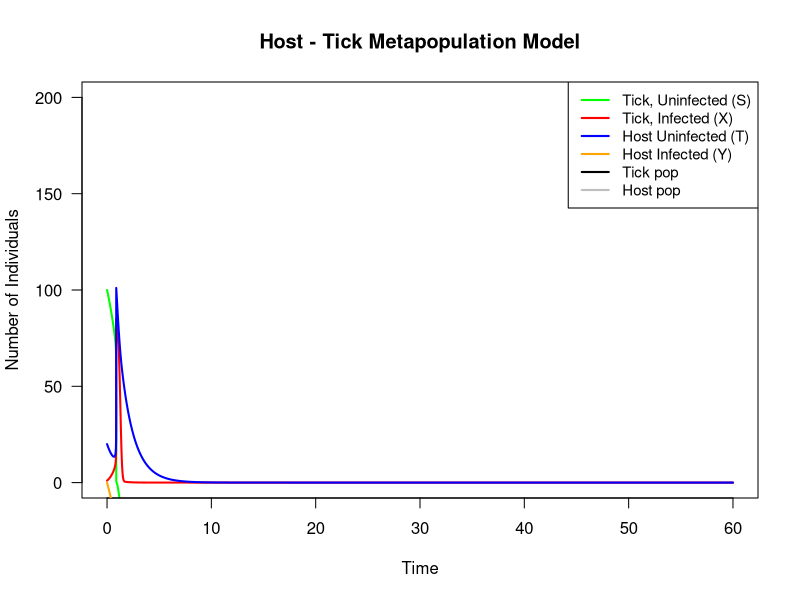
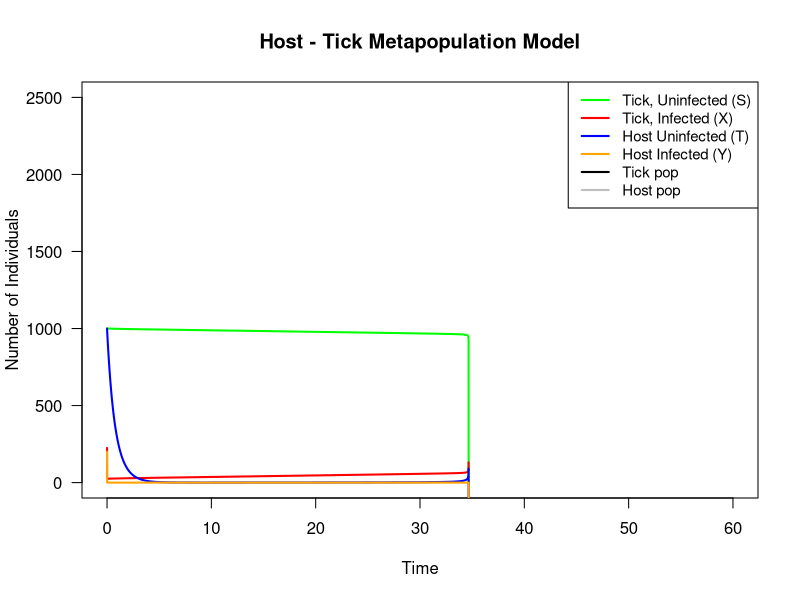
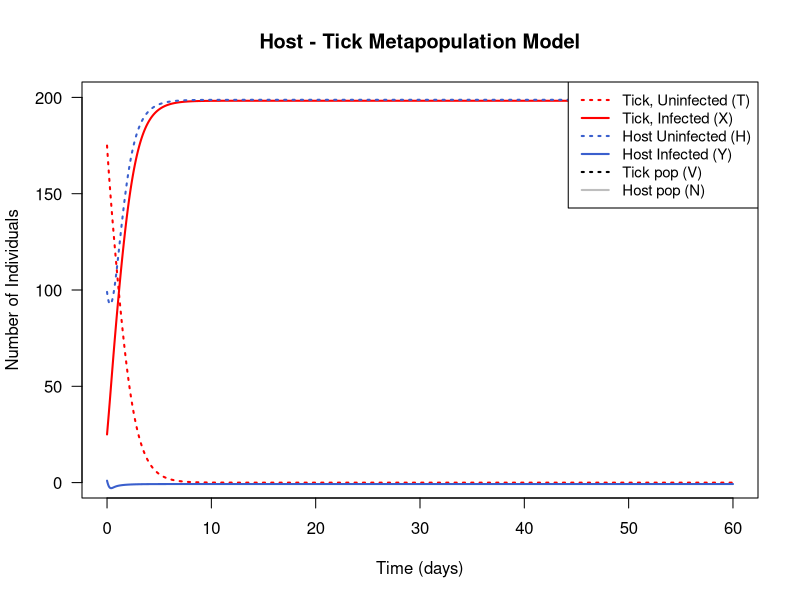
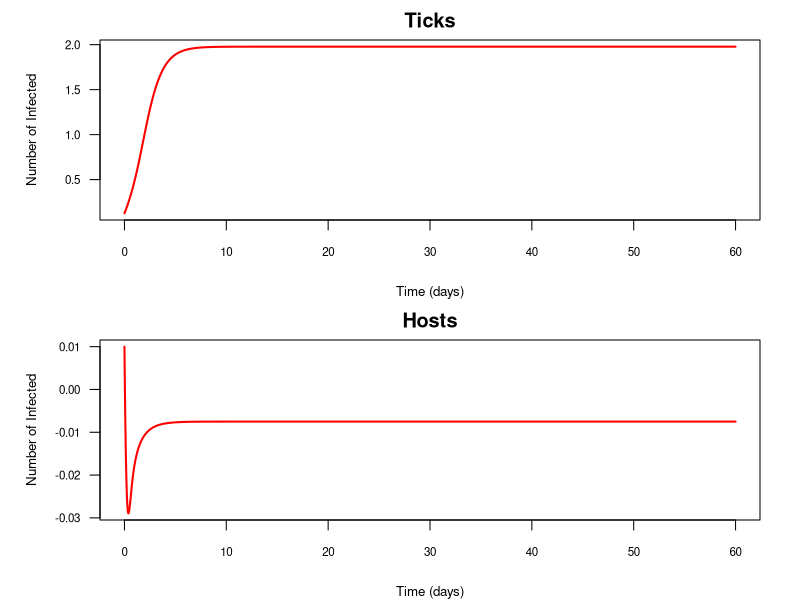
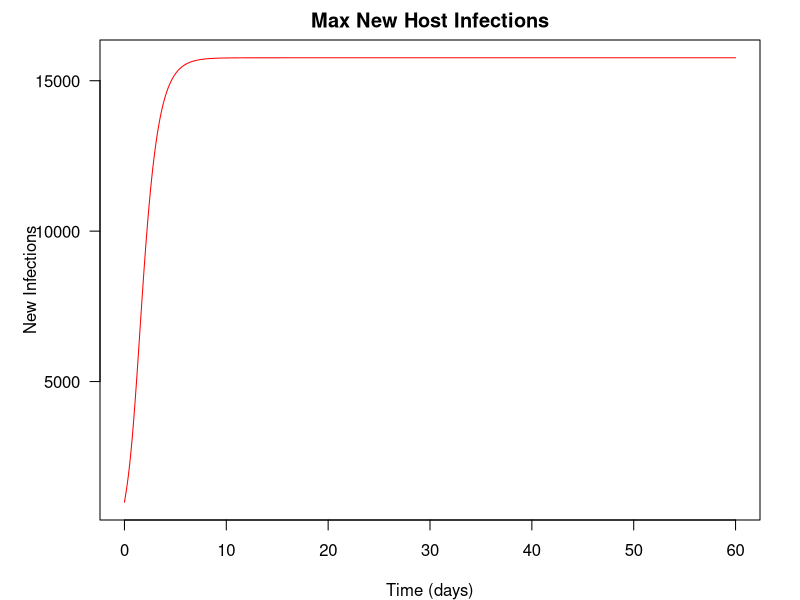

These figures' R source, in order: (Note: this script raises an error after producing the figures.)
## ---- chunk 1
knitr::opts_chunk$set(echo = TRUE)
## ---- chunk 2
library(deSolve)

host.tick <- function(t, x, params) {
  S = x[1]
  X = x[2]
  
  T = x[3]
  Y = x[4]
  
  V = x[5] # total tick pop
  N = x[6] # total host pop
  
  beta = params[1]
  beta_hat = params[2]
  K = params[3]
  M = params[4]
  b = params[5]
  b_hat = params[6]
  A_hat = params[7]
  A = params[8]
  v = params[9]
  
  dSdt = (beta_hat*V) - (beta_hat*((S*V)/(M*N))) - (A*((S*Y)/N)) - (b_hat*S)
  dXdt = (A*((S*Y)/N)) - (beta_hat*((X*V)/M*N)) - (b_hat*X)
  
  dTdt = (beta*N) - (beta*((T*N)/K)) - (A_hat*((T*X)/N)) - (b*T) + (v*Y)
  dYdt = (A_hat*((T*X)/N)) - (beta*((Y*N)/K)) - ((b + v)*Y)
  
  dVdt = (dSdt + dXdt)
  dNdt = (dTdt + dYdt)
  
  return(list(c(dSdt, dXdt, dTdt, dYdt, dVdt, dNdt)))
}
# tick
#V = S + X
S0 = 100 # susceptible tick
X0 = 1 # infected tick
V = 101 # tick pop v = s + x


# host
T0 = 20 # susceptible host
Y0 = 0 # infected host
N = 20 # host pop n = t + y

initial_values = c(S = S0, X = X0, V = V,
                   T = T0, Y = Y0, N = N)


# decent params, .2, .9, 300, 3000, .01, .01, .2, .7, .9
# .2, .75, 1200, 100, .01, .001, .005, .05, .51 for 1000, 125 and 1000 114
  beta = .02 # growth rate host
  beta_hat = 1 # growth rate ticks
  K = 25 # carrying capacity for hosts per m^2
  M = 100 # max number of ticks per host # OG 200
  b = 0.2 # natural mortality host
  b_hat = 0.2 # natural mortality ticks # OG .01 
  A_hat = 0.08 # transmission rate from ticks to hosts #OG .02
  A = 0.05 # transmission rate from host to ticks # OG .07
  v = .6 # host recovery rate
  
parameters = c(beta, beta_hat, K, M, b, b_hat, A_hat, A, v)

times = seq(0, 60, length.out = 10000)

results = lsoda(initial_values, times, host.tick, parameters)
head(results)

Scol = 'green'
Xcol = 'red'
Tcol = 'blue'
Ycol = 'orange'

plot(x = results[, "time"], y = results[, "S"], type = 'l', col=Scol, las = 1, lwd=2, xlab = 'Time', ylab = 'Number of Individuals', ylim = c(0,200),
     xlim = c(0,60),main = "Host - Tick Metapopulation Model")
lines(x = results[, "time"], y = results[, "X"], col = Xcol, lwd = 2)
lines(x = results[, "time"], y = results[, "T"], col = Tcol, lwd = 2)
lines(x = results[, "time"], y = results[, "Y"], col = Ycol, lwd = 2)
#lines(x = results[, "time"], y = results[, "V"], col = 'black', lwd = 2)
#lines(x = results[, "time"], y = results[, "N"], col = 'grey', lwd = 2)
legend('topright', legend = c('Tick, Uninfected (S)', 'Tick, Infected (X)', 'Host Uninfected (T)', 'Host Infected (Y)','Tick pop', 'Host pop'), col = c(Scol, Xcol, Tcol, Ycol, 'black', 'grey'),
       lwd = 2,cex = 0.9)


## ---- chunk 3
library(deSolve)

host.tick <- function(t, x, params) {
  S = x[1]
  X = x[2]
  
  T = x[3]
  Y = x[4]
  
  V = x[5] # total tick pop
  N = x[6] # total host pop
  
  beta = params[1]
  beta_hat = params[2]
  K = params[3]
  M = params[4]
  b = params[5]
  b_hat = params[6]
  A_hat = params[7]
  A = params[8]
  v = params[9]
  
  dSdt = (beta_hat*V) - ((beta_hat*S*V)/(M*N)) - ((A*S*Y)/N) - (b_hat*S)
  dXdt = (A*((S*Y)/N)) - ((beta_hat*X*V)/M*N) - (b_hat*X)
  
  dTdt = (beta*N) - ((beta*T*N)/K) - ((A_hat*T*X)/N) - (b*T) + (v*Y)
  dYdt = ((A_hat*T*X)/N) - ((beta*Y*N)/K) - ((b + v)*Y)
  
  dVdt = (dSdt + dXdt)
  dNdt = (dTdt + dYdt)
  
  return(list(c(dSdt, dXdt, dTdt, dYdt, dVdt, dNdt)))
}
# tick
#V = S + X
S0 = 1000 # susceptible tick
X0 = 225 # infected tick
V = 1225 # tick pop v = s + x


# host
T0 = 1000 # susceptible host
Y0 = 200 # infected host
N = 1200 # host pop n = t + y

initial_values = c(S = S0, X = X0, V = V,
                   T = T0, Y = Y0, N = N)


# decent params, .2, .9, 300, 3000, .01, .01, .2, .7, .9
# .2, .75, 1200, 100, .01, .001, .005, .05, .51 for 1000, 125 and 1000 114
  beta = .42 # growth rate host
  beta_hat = .95 # growth rate ticks
  K = 1200 # carrying capacity for hosts per m^2
  M = 100 # max number of ticks per host # OG 200
  b = 0.01 # natural mortality host
  b_hat = 0.001 # natural mortality ticks # OG .01 
  A_hat = 0.002 # transmission rate from ticks to hosts #OG .02
  A = 0.002 # transmission rate from host to ticks # OG .07
  v = .91 # host recovery rate
  
parameters = c(beta, beta_hat, K, M, b, b_hat, A_hat, A, v)

times = seq(0, 60, length.out = 10000)

results = lsoda(initial_values, times, host.tick, parameters)
head(results)

Scol = 'green'
Xcol = 'red'
Tcol = 'blue'
Ycol = 'orange'

plot(x = results[, "time"], y = results[, "S"], type = 'l', col=Scol, las = 1, lwd=2, xlab = 'Time', ylab = 'Number of Individuals', ylim = c(0,2500),
     xlim = c(0,60),main = "Host - Tick Metapopulation Model")
lines(x = results[, "time"], y = results[, "X"], col = Xcol, lwd = 2)
lines(x = results[, "time"], y = results[, "T"], col = Tcol, lwd = 2)
lines(x = results[, "time"], y = results[, "Y"], col = Ycol, lwd = 2)
#lines(x = results[, "time"], y = results[, "V"], col = 'black', lwd = 2)
#lines(x = results[, "time"], y = results[, "N"], col = 'grey', lwd = 2)
legend('topright', legend = c('Tick, Uninfected (S)', 'Tick, Infected (X)', 'Host Uninfected (T)', 'Host Infected (Y)','Tick pop', 'Host pop'), col = c(Scol, Xcol, Tcol, Ycol, 'black', 'grey'),
       lwd = 2,cex = 0.9)

## ---- chunk 4
host.tick <- function(t, x, params) {
  T = x[1]
  X = x[2]
  
  H = x[3]
  Y = x[4]
  
  V = x[5] # total tick pop
  N = x[6] # total host pop
  
  beta = params[1]
  beta_hat = params[2]
  K = params[3]
  M = params[4]
  b = params[5]
  b_hat = params[6]
  A_hat = params[7]
  A = params[8]
  v = params[9]
  
  # tick equations
  dTdt = (beta_hat*V) - (beta_hat*((T*V)/(M*N))) - (A*((T*Y)/N)) - (b_hat*T) # susceptible
  dXdt = (A*((T*Y)/N)) - (beta_hat*((X*V)/M*N)) - (b_hat*X) # infected
  
  # host equations
  dHdt = (beta*N) - (beta*((H*N)/K)) - (A_hat*((H*X)/N)) + (v*Y) # susceptible
  dYdt = (A_hat*((H*X)/N)) - (beta*((Y*N)/K)) - (v*Y) # infected
  
  # population equations
  dVdt = (dTdt + dXdt) # tick pop
  dNdt = (dHdt + dYdt) # host pop
  
  return(list(c(dTdt, dXdt, dHdt, dYdt, dVdt, dNdt)))
}
# tick
#V = S + X
T0 = 175 # susceptible tick
X0 = 25 # infected tick
V = T0 + X0 # tick pop v = s + x


# host
H0 = 99 # susceptible host
Y0 = 1 # infected host
N = H0 + Y0 # host pop n = t + y

initial_values = c(T = T0, X = X0, V = V,
                   H = H0, Y = Y0, N = N)


# decent params, .2, .9, 300, 3000, .01, .01, .2, .7, .9
# .2, .75, 1200, 100, .01, .001, .005, .05, .51 for 1000, 125 and 1000 114
  beta = 0 # growth rate host
  beta_hat = .02 # growth rate ticks
  
  K = 12 # carrying capacity for hosts per m^2
  M = 15 # max number of ticks per host # OG 200
  
  b = 0 # natural mortality host
  b_hat = 0.1 # natural mortality ticks # OG .01 
  
  A_hat = 0.9 # transmission rate from ticks to hosts #OG .02
  A = 0.4 # transmission rate from host to ticks # OG .07
  v = 0.9 # host recovery rate
  
parameters = c(beta, beta_hat, K, M, b, b_hat, A_hat, A, v)

times = seq(0, 60, length.out = 10000)

results = lsoda(initial_values, times, host.tick, parameters)
head(results)
tail(results)
# make into data frame to analyze
model.output <- as.data.frame(ode(y = initial_values, times = times, fun = host.tick, parms = parameters))
str(model.output)

Tcol = 'red'
Xcol = 'red'
Hcol = 'royalblue3'
Ycol = 'royalblue3'

plot(x = results[, "time"], y = results[, "T"], type = 'l', col=Tcol, las = 1, lwd=2, xlab = 'Time (days)', ylab = 'Number of Individuals', ylim = c(0,200), lty = 3,
     xlim = c(0,60),main = "Host - Tick Metapopulation Model") # susceptible tick
lines(x = results[, "time"], y = results[, "X"], col = Xcol, lwd = 2,lty = 1) # infected tick
lines(x = results[, "time"], y = results[, "H"], col = Hcol, lwd = 2,lty = 3) # susceptible host
lines(x = results[, "time"], y = results[, "Y"], col = Ycol, lwd = 2,lty = 1) # infected 
#lines(x = results[, "time"], y = results[, "V"], col = 'black', lwd = 2) # tick
#lines(x = results[, "time"], y = results[, "N"], col = 'grey', lwd = 2) # host
legend('topright', legend = c('Tick, Uninfected (T)', 'Tick, Infected (X)', 'Host Uninfected (H)', 'Host Infected (Y)','Tick pop (V)', 'Host pop (N)'), col = c(Tcol, Xcol, Hcol, Ycol, 'black', 'grey'),
        lty = c(3,1,3,1), lwd = 2, cex = 0.9)

min(results[,])
## ---- chunk 5

##### Max number of ticks infected at one time? ####
## 198.9268
max(model.output$X)

#### What proportion of the population of ticks been infected over time? ####

# V = T + X
# V - T = X
  # proportion of ticks infected (X/V) 
    ## .125 or 12.5%
      model.output$X[length(time)]/ V

# N = H + Y
# N - H = Y
  # proportion of hosts infected (Y/N) 
    ## 0.01 or 1%
      model.output$Y[length(time)]/ N 

### Plot number of infected
  par(mfrow = c(2,1), mar = c(4,5,2,2))
  ## Ticks
    plot(x = model.output$time, y = (model.output$X/model.output$V ), type = 'l', las = 1, col = 'red', 
         ylab = 'Number of Infected',
         xlab = 'Time (days)',
         lwd = 2,
         cex.axis = .7, cex.lab = .8,
         main = 'Ticks',
         font.main = 2)
   ## Hosts
    plot(x = model.output$time, y = (model.output$Y/model.output$N ), type = 'l', las = 1, 
         ylab = 'Number of Infected',
         xlab = 'Time (days)',
         col = 'red',
         lwd = 2,
         cex.axis= .7, cex.lab = .8,
         main = 'Hosts', font.main = 2)
par(mfrow = c(1,1))    
#### When was the rate of transmission highest? ####

# rate of transmission = dY/dt
# dY/dt = A*(T*Y/N) - b_hat*T

NewInfec <- A*((model.output$H)*(model.output$X)) # need to double check this
plot(x = model.output$time, y = NewInfec, lwd = 1, type = 'l',
     las = 1, 
     ylab = 'New Infections',
     xlab = 'Time (days)',
     main = 'Max New Host Infections',
     col = 'red')
max.NewInfec <- max(NewInfec)

for(i in 1:length(time)) {
  if(NewInfec[i] == max.NewInfec){
    T.maxnewinf <- tset[i]
  }
}
T.maxnewinf
abline(v = T.maxnewinf, lty = 2)

#### What happens to R0 as Infectiousness (beta) increases? ####
A_set <- seq(.1, .9, length.out = 1000)

R0_set <- A_set*N/v

plot(x = A_set, y = R0_set, type = 'l',
     xlab = 'Host Population Size (N)',
     ylab = 'Reproductive Number (R0)',
     main = 'Change in Infectiousness (A)')

#### What happens to R0 as N (host population) increases? ####
N_set <- seq(1, 100, length.out = 1000)

R0_set <- A*N_set/v

plot(x = N_set, y = R0_set, type = 'l',
     xlab = 'Host Population Size (N)',
     ylab = 'Reproductive Number (R0)',
     main = 'Change in Host Population Size (N)')


### What happens to R0 as host recovery rate increases? ###
v_set <- seq(.001, .1, length.out = 1000)

R0_set <- A*N/v_set

plot(x = v_set, y = R0_set, type = 'l',
     xlab = 'Host Recovery Rate (gamma)',
     ylab = 'Reproductive Number (R0)',
     main = 'Change in Recovery rate (v)')
